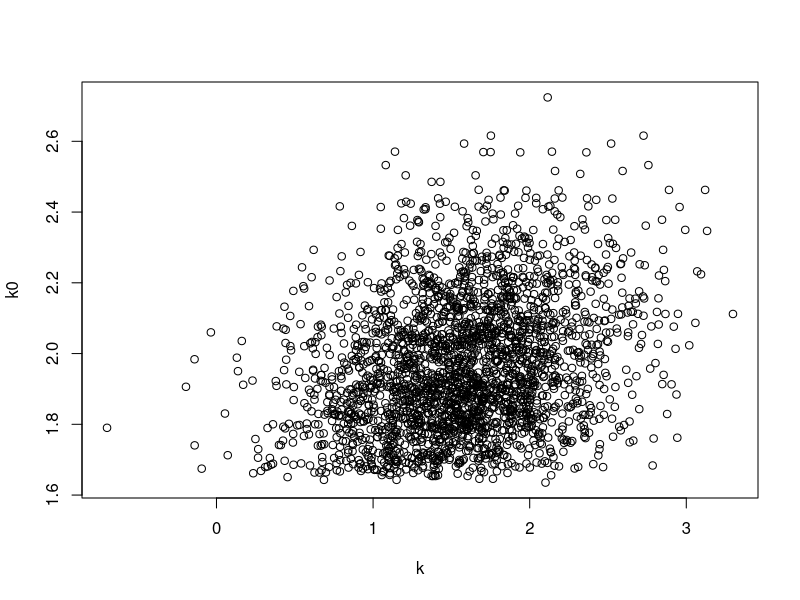
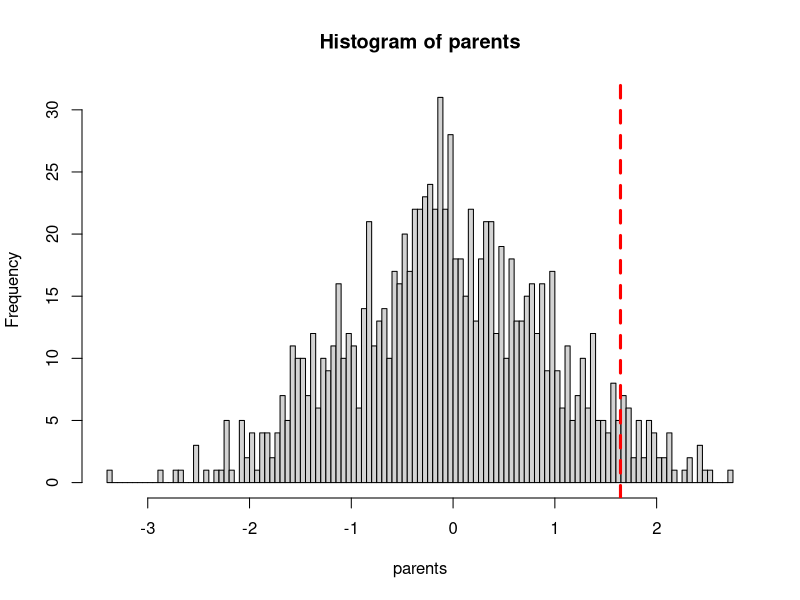
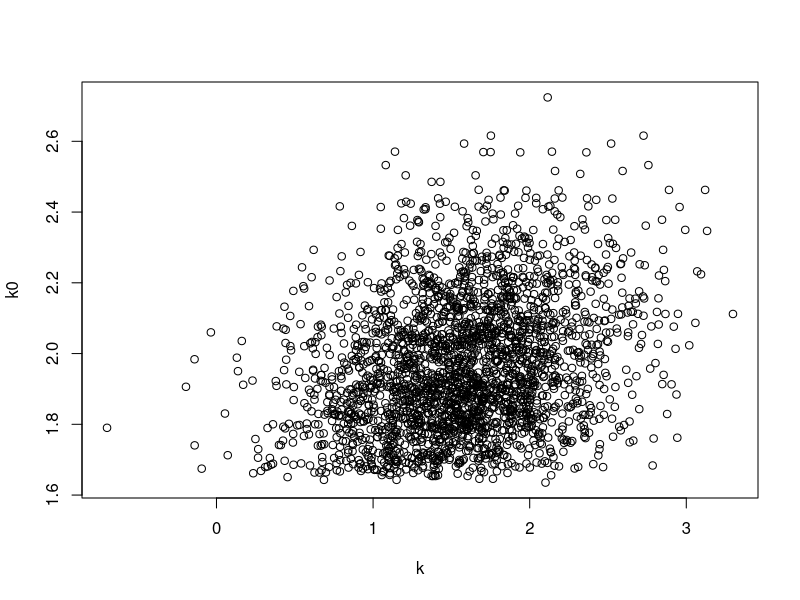

Write the R code that produced these figures, in order.
## ---- chunk 1
knitr::opts_chunk$set(echo = TRUE)
## ---- chunk 2
## simulate n individuals in parental population
n = 1000
parents <- rnorm(n)


## select top 5% of parents and random mate them
i = 0.05
p <- head(sort(parents, decreasing=TRUE), round(length(parents)*i,0))
k0 <- (rep(p, each=length(p)) + rep(p, times=length(p)))/2

h2 = 0.8
residualvar <- (var(parents) - h2*var(parents))/h2
residual <- rnorm(length(k0), 0, sqrt(residualvar))

k <- h2*k0 + residual 
## estimate R and S
R <- mean(k) - mean(parents)
S <- mean(p) - mean(parents)

R/S
plot(k, k0)

## ---- chunk 3

hist(parents, breaks=100)
#plot(density(parents))
abline(v=qnorm(p=0.95), lty=2, lwd=3, col="red")
## ---- chunk 4
plot(k, k0)
## ---- chunk 5
p2i <- function(p, n=1000, m=0, sd=1){
  parents <- rnorm(n, m, sd)
  cutoff <- quantile(parents, 1-p)
  S <- mean(parents[parents >= cutoff])
  return(S/sd)
}

myi <- data.frame()
for(p in seq(from=0.05, to=0.95, by=0.05)){
  tem <- data.frame(percent=p, i=p2i(p, n=10000))
  myi <- rbind(myi, tem)
}
